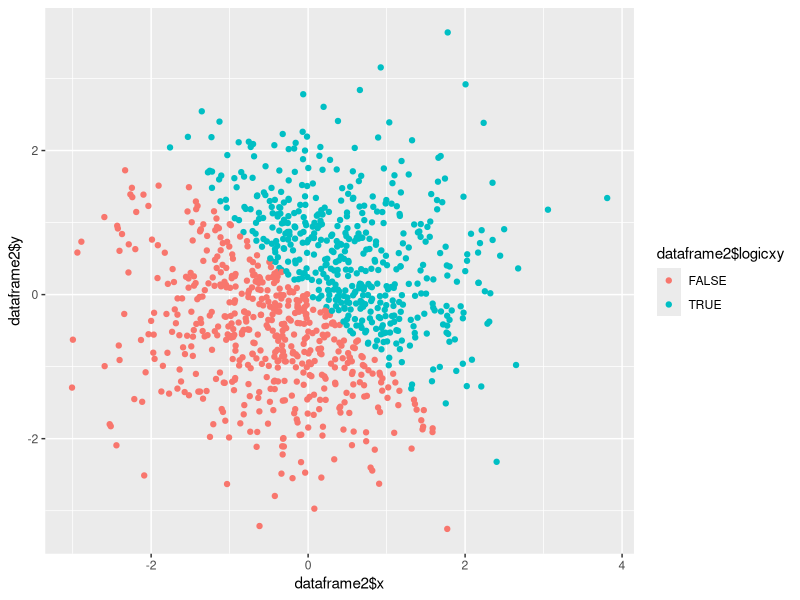
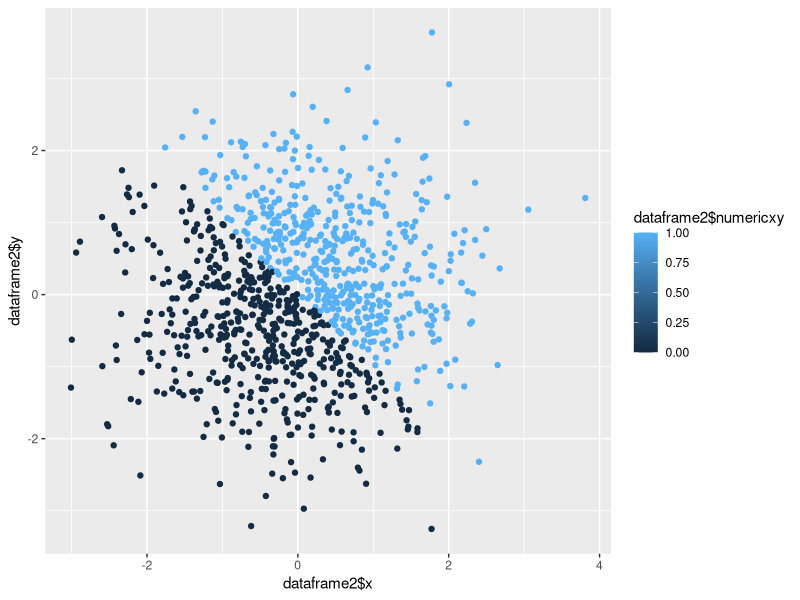
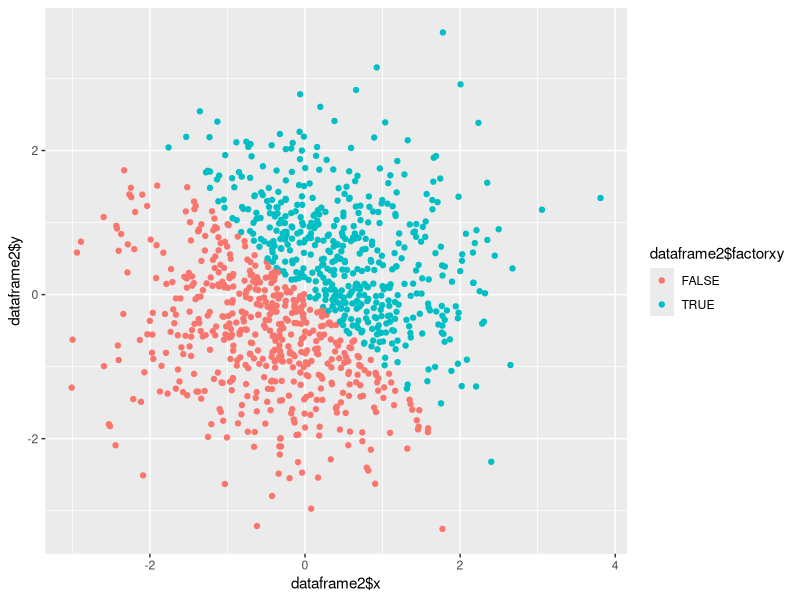

Write the R code that produced these figures, in order.
## ---- chunk 1
knitr::opts_chunk$set(echo = TRUE)
library(knitr)

## ---- chunk 2
#A random sample of size 10 from a uniform[0, 5] distribution
#the runif function provide information about the uniform distribution on the interval from min to max. In this case #sample size is 10,min=0 max=5 
#A logical vector indicating whether elements of the sample are greater than 2
#compare each elements in vector compare2 to 2 one by one. If an element is greater than 2 R will return TRUE otherwise it will return FALSE
#A (length-10) character vector 
#A (length-10) factor vector
# the vector named student contains set of numeric codes with character-valued levels
library(tidyverse)
set.seed(1)
dataframe1=tibble(
random10=runif(10,0,5),  
logical2=c(random10>2),character10=c("a","b","c","d","e","f","g","h","i","j"),
factor10=factor(c(1,0,1,1,0,1,0,0,1,1),levels = c(0,1),labels = c("male","female")))

mean(dataframe1$random10)
mean(dataframe1$logical2)
mean(dataframe1$character10)
mean(dataframe1$factor10)

# According to the output. Mean can be taken from random10(numeric) and logical2(numeric) 
#but not character10(character) and factor10(factor) since mean function is designed for numeric/logical vectors


## ---- chunk 3

## ---- chunk 4
as.numeric(dataframe1$logical2)
as.numeric(dataframe1$character10)  
as.numeric(dataframe1$factor10)
# the factor vector and logical vector have been successfully converted to numeric. However, character vector was not able to be converted
## ---- chunk 5
character10<-as.factor(dataframe1$character10)
character10<-as.numeric(character10)
# the character vector has been sucessfully converted to numeric.
factor10<-as.character(dataframe1$factor10)
factor10<-as.numeric(factor10)
# Warning message is shown. "NAs introduced by coercion"
## ---- chunk 6
library(tidyverse)
set.seed(1)

dataframe2 = tibble(
x = rnorm(1000, sd =1),
y = rnorm(1000,sd =1),
logicxy = c((x+y)>0),
numericxy=as.numeric(logicxy),
factorxy=as.factor(logicxy))
## ---- chunk 7
ggplot(dataframe2, aes(x = dataframe2$x, y = dataframe2$y,color=dataframe2$logicxy)) + geom_point()

## ---- chunk 8
ggplot(dataframe2, aes(x = dataframe2$x, y = dataframe2$y,color=dataframe2$numericxy)) + geom_point()

## ---- chunk 9
ggplot(dataframe2, aes(x = dataframe2$x, y = dataframe2$y,color=dataframe2$factorxy)) + geom_point()
